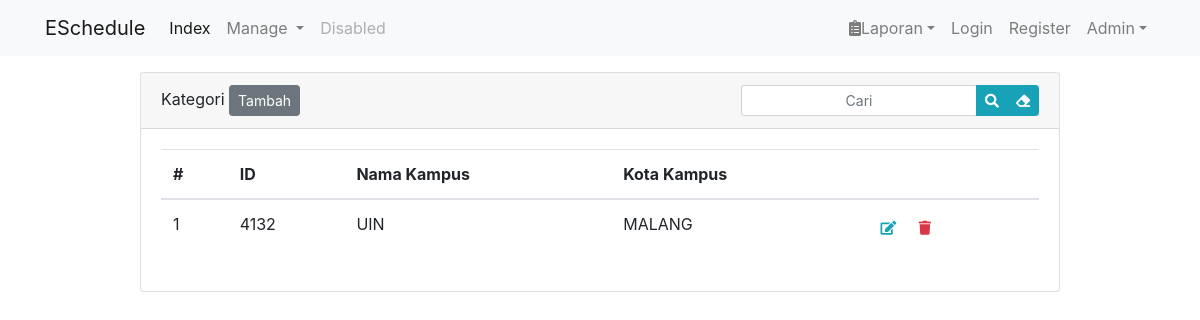
Page /admin-kampus.php on the committed database.
### tables this page shows
CREATE TABLE `tbl_kampus` (
  `id_kampus` int(20) NOT NULL,
  `nama_kampus` varchar(30) NOT NULL,
  `kota_kampus` varchar(20) NOT NULL
);

### fungsi/fungsi-kampus.php (called while the page is built, shortened)
<?php
function tampilKampus()
{
    global $conn;
    $query = "SELECT * FROM tbl_kampus";
    $res   = mysqli_query($conn, $query);
    $row   = [];
    while ($rows = mysqli_fetch_assoc($res)) {
        $row[] = $rows;
    }
    return $row;
}

### admin-kampus.php (the view, shortened to what this page needs)
<!DOCTYPE html>
<html lang="en">
<head>
    <link href="assets/libs/bootstrap/css/bootstrap.min.css" rel="stylesheet" />
    <link rel="stylesheet" href="assets/css/app.css">
    <link rel="stylesheet" href="assets/libs/fontawesome/css/all.min.css">
</head>
<body>
    <nav class="navbar navbar-expand-md navbar-light fixed-top bg-light">
        <div class="container">
            <a class="navbar-brand" href="index.php">ESchedule</a>
            <div class="collapse navbar-collapse" id="navbarCollapse">
                <ul class="navbar-nav mr-auto">
                    <li class="nav-item active">
                        <a class="nav-link" href="index.php">Index <span class="sr-only">(current)</span></a>
                    </li>
                    <li class="nav-item dropdown">
                        <a class="nav-link dropdown-toggle" href="#" id="dropdown--1" data-toggle="dropdown" aria-haspopup="true" aria-expanded="false">Manage </a>
                    </li>
                    <li class="nav-item">
                        <a class="nav-link disabled" href="#" tabindex="-1" aria-disabled="true">Disabled</a>
                    </li>
                </ul>
                <ul class="navbar-nav">
                    <li class="nav-item dropdown">
                        <a href="#" class="nav-link dropdown-toggle" id="dropdown--2" data-toggle="dropdown" aria-haspopup="true" aria-expanded="false"><i class="fas fa-clipboard-list"></i>Laporan</a>
                    </li>
                    <li class="nav-item">
                        <a href="login.php" class="nav-link">Login</a>
                    </li>
                    <li class="nav-item">
                        <a href="register.php" class="nav-link">Register</a>
                    </li>
                    <li class="nav-item dropdown">
                        <a class="nav-link dropdown-toggle" href="#" id="dropdown--3" data-toggle="dropdown" aria-haspopup="true" aria-expanded="false">Admin</a>
                    </li>
                </ul>
            </div>
        </div>
    </nav>
    <main role="main" class="container">
        <div class="row">
            <div class="col-md-10 mx-auto">
                <div class="card">
                    <div class="card-header">
                        <span>Kategori</span>
                        <a href="admin-kampus-form.php" class="btn btn-sm btn-secondary">Tambah</a>
                        <div class="float-right">
                            <form action="#">
                                <div class="input-group">
                                    <input type="text" name="keyword" class="form-control form-control-sm text-center" placeholder="Cari">
                                    <div class="input-group-append">
                                        <button class="btn btn-info btn-sm" type="submit">
                                            <i class="fas fa-search"></i>
                                        </button>
                                        <a href="#" class="btn btn-info btn-sm">
                                            <i class="fas fa-eraser"></i>
                                        </a>
                                    </div>
                                </div>
                            </form>
                        </div>
                    </div>
                    <div class="card-body">
                        <table class="table">
                            <thead>
                                <tr>
                                    <th scope="col">#</th>
                                    <th scope="col">ID</th>
                                    <th scope="col">Nama Kampus</th>
                                    <th scope="col">Kota Kampus</th>
                                    <th scope="col"></th>
                                </tr>
                            </thead>
                            <?php
                            $no = 1;
                            $data = tampilKampus();
                            ksort($data);
                            foreach ($data as $row) : ?>
                                <tbody>
                                    <tr>
                                        <td><?= $no++; ?></td>
                                        <td><?= $row['id_kampus']; ?></td>
                                        <td><?= $row['nama_kampus']; ?></td>
                                        <td><?= $row['kota_kampus']; ?></td>
                                        <td>
                                            <a href="#">
                                                <button class="btn btn-sm">
                                                    <i class="fas fa-edit text-info"></i>
                                                </button>
                                            </a>
                                            <span>
                                                <a href="admin-hapus-kampus.php?id_kampus=<?php echo ($row['id_kampus']); ?>">
                                                    <button class="btn btn-sm" type="submit" onclick="return confirm('Are You Sure?')">
                                                        <i class="fas fa-trash text-danger"></i>
                                                    </button>
                                                </a>
                                            </span>
                                        </td>
                                    </tr>
                                </tbody>
                            <?php endforeach; ?>
                        </table>
                    </div>
                </div>
            </div>
        </div>
    </main>
</body>
</html>

### assets/css/app.css (style rules this page uses)
body { min-height: 75rem; padding-top: 4.5rem; }

### rows in the picture
tbl_kampus: id_kampus "4132", nama_kampus "UIN", kota_kampus "MALANG"
